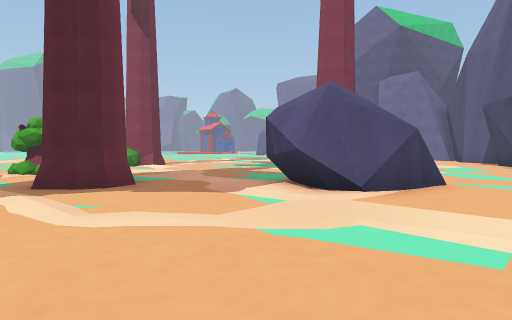
[1] (above)

17 first-person views from a walk through a scene from a Unity 3-D project. The camera is 1.5 m above the floor, tilts 2° down and sees 70° across. The floor is counted in squares, 2 m on a side. Each view is taken from the middle of a square. On the plan, view 1 faces up. The plan holds only what a view shows up to about 11 squares ahead; the rest is blank. The place goes on beyond the plan.

[2]
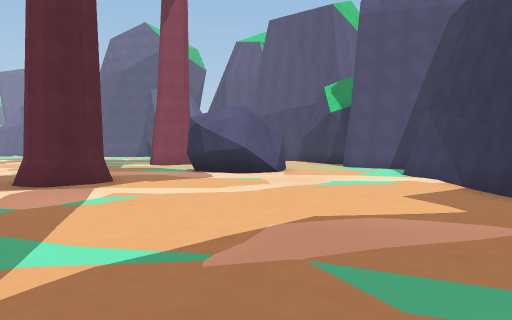

[3]
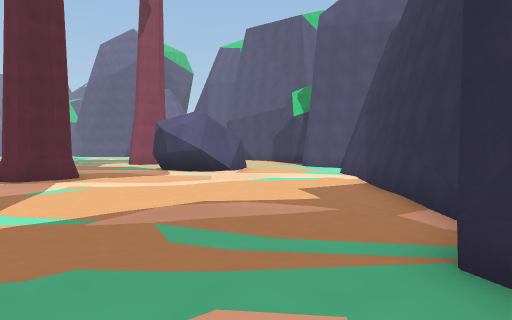

[4]
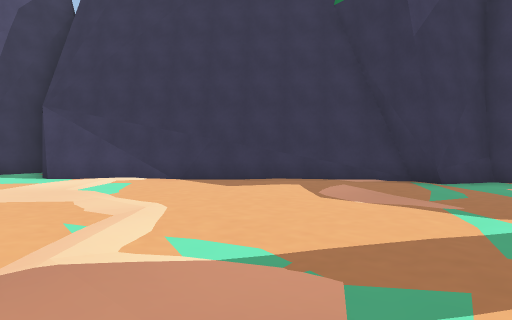

[5]
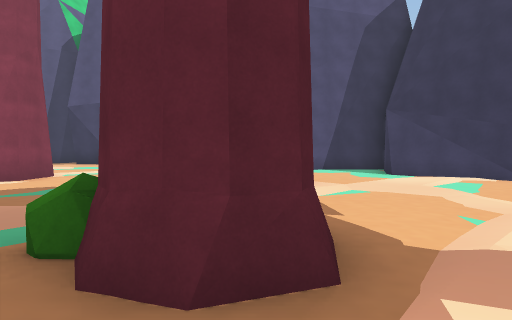

[6]
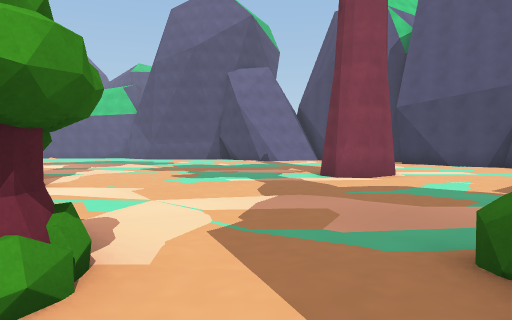

[7]
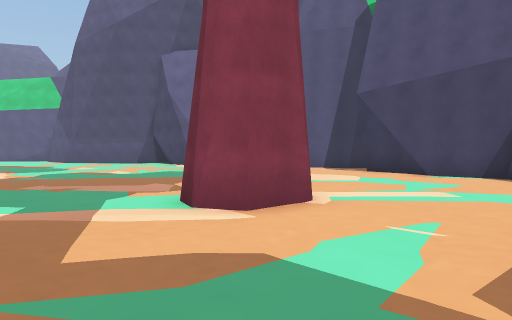

[8]
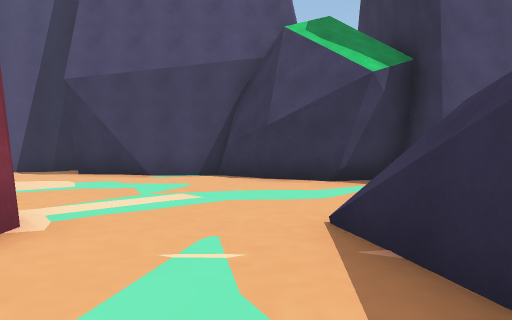

[9]
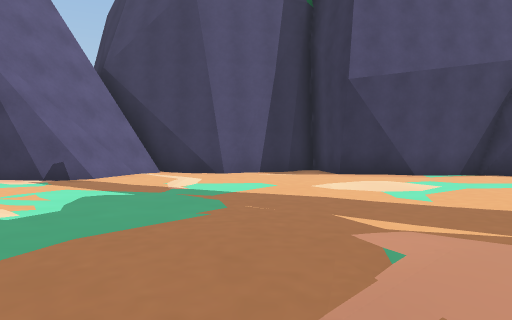

[10]
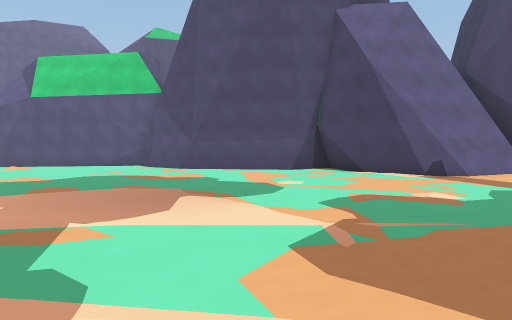

[11]
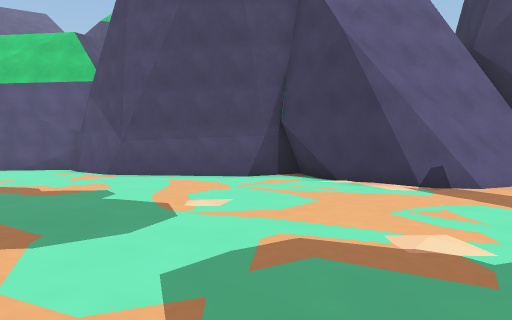

[12]
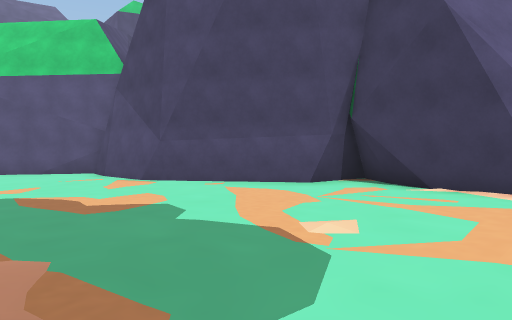

[13]
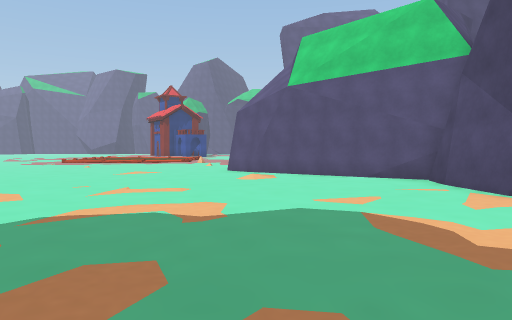

[14]
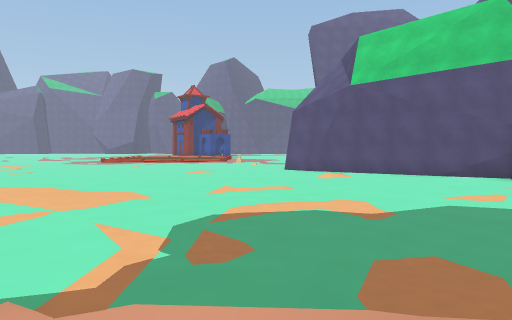

[15]
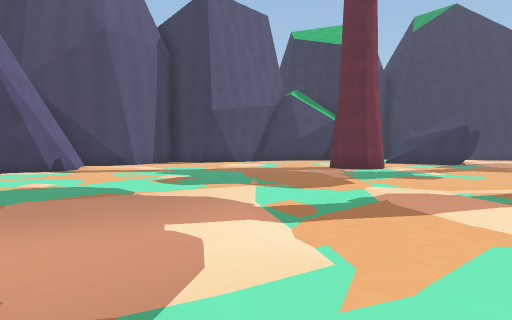

[16]
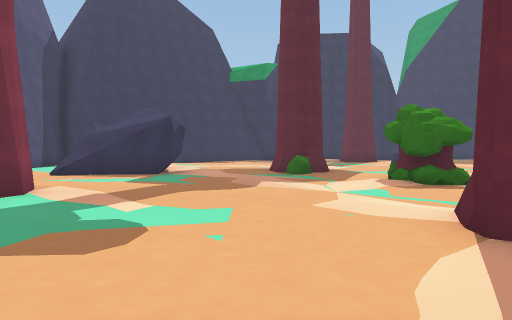

[17]
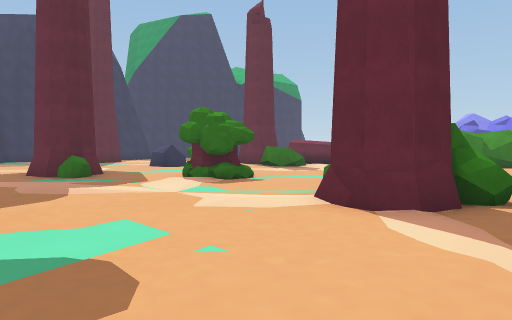

### Floor plan
Points are (right, up) in squares from view 1. A wall is a line through its corners. A room is listed if a view was taken in it or the views show most of it. See-through windows are left out.
Room 1 (views 1, 2, 3, 4, 5, 6)
walls: (0.4, -0.2) (4.6, 3.2); (0.7, 6.1) (0.2, 8.1); (-4.1, 7.1) (-4.1, 7.5) (-4, 7.8); (-2.6, 7.8) (-2.7, 7.1) (-2.8, 6.7) (-3.2, 6.6) (-3.9, 6.7) (-4.2, 7.3); (1.8, 6.1) (1.2, 6.1); (-2.8, 7.9) (-2.6, 7.3); (2.7, 6.5) (1.2, 6); (-4.4, -3.5) (-3.8, -3.6) (-3.2, -2.2) (-2.4, -2.5) (0.2, -0.4)
low walls: (0.9, 6.1) (0.3, 8.2); (2, 1.2) (4.2, 3.2); (1.6, 5.9) (1.1, 6.2) (0.7, 7.8)
ways out: opening at (-5.5, 7.5) to room 2; opening at (1, 6.2) to room 2
Room 2 (views 7, 8, 9, 10, 11, 12, 13, 14, 15, 16, 17)
walls: (-4.8, 16.5) (-4.3, 16.3); (-5.5, 16.9) (-5.3, 16.5) (-4.4, 16.6) (-4.1, 15.8) (-4.3, 15.1); (8, 21.7) (8.2, 24.6) (8.7, 25.3); (-5.3, 16.5) (-4.4, 16.5); (8.4, 20.9) (7.8, 22.1); (-6, 16.4) (-5.5, 16.3); (8.1, 23.6) (8.5, 24.7); (3.4, 12.2) (2.1, 12.3) (1.9, 13) (2.1, 13.6); (9.3, 20.8) (8.2, 21.3); (8.2, 24.4) (8.3, 24.8); (8.4, 24.5) (9.2, 25.5); (9.7, 20.4) (8.1, 21.1); (10.3, 18.4) (11, 20.4); (10.6, 20.1) (9.2, 20.9); (10.4, 17.3) (10.2, 18) (10.4, 19); (9.4, 25.5) (7.6, 25.7) (5.4, 28.8) (5.2, 31); (-5.5, 11.5) (-5.1, 11.2); (10.9, 15.9) (10.2, 17.8); (-5.8, 11.6) (-5.2, 11.2) (-5.4, 10.3); (-6, 11.5) (-5.6, 11.5); (9.5, 12.8) (9.7, 14.8) (11.1, 15); (-6, 11.2) (-5.4, 11); (5.2, 30.8) (5.3, 31.8); (0.3, 8.2) (0.9, 8.6) (3.3, 9.2); (-5.5, 9.9) (-6.5, 9.7); (-5.9, 9.9) (-6.4, 10.2); (9, 10.6) (9.6, 11); (5.6, 31.9) (2.4, 34.1); (3.7, 7.2) (3, 6.7); (-4, 7.8) (-3.4, 8.1) (-2.6, 7.8); (3.1, 6.8) (1.6, 5.9); (7.7, 8.3) (8.2, 9.8) (9.2, 10.7) (9.8, 10.8) (9.5, 13.5); (8.2, 6.6) (7.6, 8.1); (4.2, 3.2) (4.7, 3.2); (6.6, 2.9) (6.5, 3.8)
low walls: (-5.4, 17) (-5.1, 16.5); (8.2, 23.5) (8.5, 24.2); (10.5, 20) (9.4, 20.6); (-6.5, 11.3) (-6, 11.5); (-3, 8.6) (-2.9, 8.1); (-5.5, 9.8) (-6.1, 9.6); (-3.6, 8) (-3.5, 8.7); (8.4, 7) (7.7, 8.3)
ways out: opening at (-5.5, 7.5) to room 1; opening at (1, 6.2) to room 1

Positions as (right, up) in squares from view 1, and headings:
1: (0, 0), facing up
2: (-6, -1), facing up-right
3: (-6, -3), facing up-right
4: (-6, 6), facing down-right
5: (-6, 7), facing right
6: (-6, 8), facing up-right
7: (-1, 9), facing up-right
8: (0, 10), facing right
9: (0, 17), facing right
10: (-2, 18), facing up-right
11: (1, 19), facing up-right
12: (1, 21), facing up-right
13: (1, 23), facing up
14: (-1, 23), facing up
15: (-4, 25), facing down-right
16: (-2, 19), facing down
17: (0, 18), facing down-left
